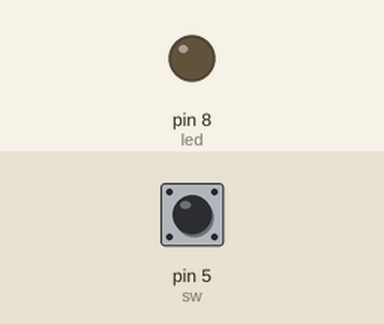
Recording of a sketch running on a simulated Arduino Uno, built with avr-gcc and run on an emulated ATmega328P. Shown: output pins drawn as LEDs (lit = HIGH). The test bench sets the inputs (shaded band); at power-on: pin 5 (sw) HIGH.

Above: at 1.2 s.
1.3 s: pin 5 (sw) pulled LOW for 3.2 s
At 5.5 s:
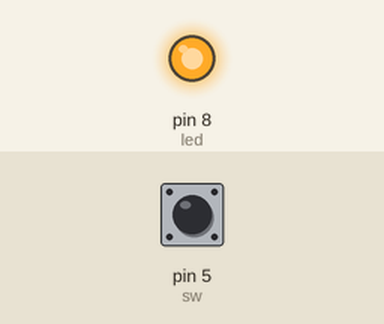
6.0 s: pin 5 (sw) pulled LOW for 0.15 s
At 6.8 s:
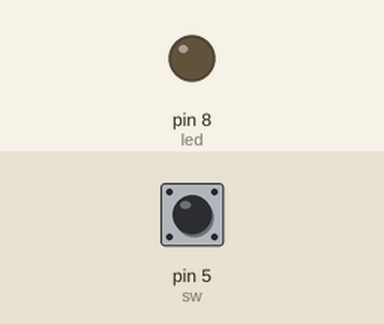
Timing chart, 0 to 9.0 s (numbered marks = the images above; inputs shaded):
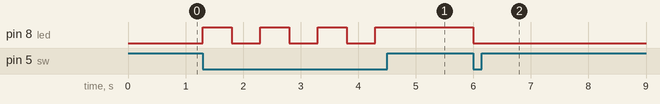

Measured:
- after the input at 1.3 s, pin 8 (led): alternates HIGH for 0.50 s and LOW for 0.50 s, 7 changes in all, then stays HIGH, starting at once
- after the input at 6.0 s, pin 8 (led): HIGH → LOW at once

The sketch:

led.ino
```cpp
int led=8;
int sw=5;
int a=0;
void setup()
{
  pinMode(led,OUTPUT);
  pinMode(sw,INPUT);
}
void loop()
{
  digitalWrite(sw,HIGH);

  if(!digitalRead(sw))
  {
    a++;
    if(a==1)
    {
      digitalWrite(led,HIGH);
    }
    if(a==2)
    {
      digitalWrite(led,LOW);
      a=0;
    }
    delay(500);
    }
}
```
